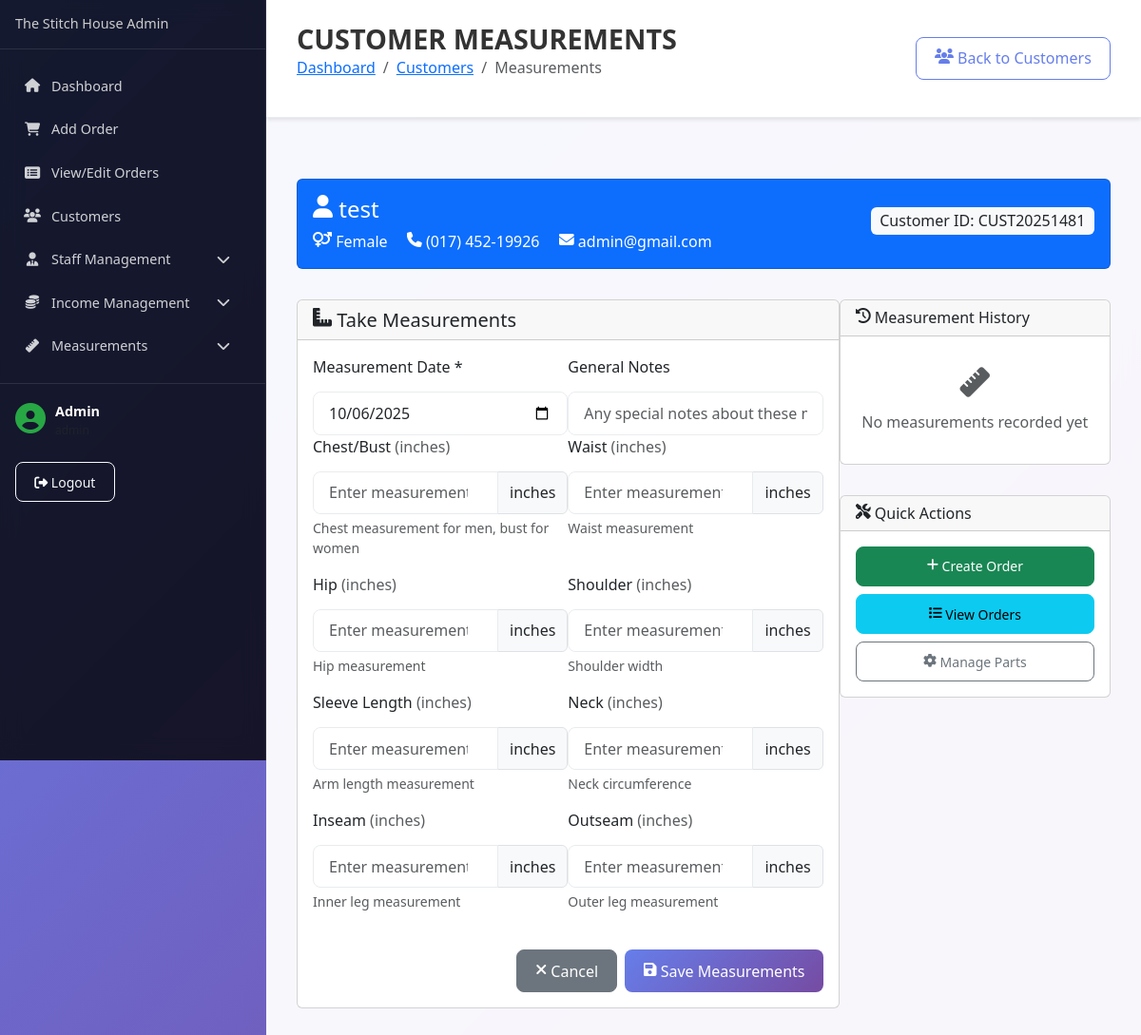
Screenshot of /admin/customer-measurements.php?customer_id=2 (signed in) with the database file from the repository.
### tables this page shows
CREATE TABLE `users` (
  `id` bigint(20) UNSIGNED NOT NULL,
  `name` varchar(255) NOT NULL,
  `email` varchar(255) NOT NULL,
  `username` varchar(255) NOT NULL,
  `email_verified_at` timestamp NULL DEFAULT NULL,
  `password` varchar(255) NOT NULL,
  `avatar` varchar(255) DEFAULT NULL,
  `phone` varchar(20) DEFAULT NULL,
  `role` enum('admin','manager','staff','customer') DEFAULT 'customer',
  `status` enum('active','inactive') DEFAULT 'active',
  `remember_token` varchar(100) DEFAULT NULL,
  `created_at` timestamp NULL DEFAULT NULL,
  `updated_at` timestamp NULL DEFAULT NULL
);

CREATE TABLE `customer` (
  `id` bigint(20) UNSIGNED NOT NULL,
  `user_id` bigint(20) UNSIGNED DEFAULT NULL,
  `fullname` varchar(255) NOT NULL,
  `address` text DEFAULT NULL,
  `phone` varchar(255) NOT NULL,
  `city` varchar(255) DEFAULT NULL,
  `email` varchar(255) DEFAULT NULL,
  `comment` text DEFAULT NULL,
  `gender` enum('Male','Female','Other') NOT NULL,
  `date_of_birth` date DEFAULT NULL,
  `emergency_contact` varchar(255) DEFAULT NULL,
  `customer_code` varchar(50) UNIQUE DEFAULT NULL,
  `status` enum('active','inactive') DEFAULT 'active',
  `created_at` timestamp NULL DEFAULT NULL,
  `updated_at` timestamp NULL DEFAULT NULL
);

CREATE TABLE `measurement_part` (
  `id` bigint(20) UNSIGNED NOT NULL,
  `name` varchar(255) NOT NULL,
  `description` text DEFAULT NULL,
  `gender` enum('Male','Female','Both') DEFAULT 'Both',
  `unit` varchar(20) DEFAULT 'inches',
  `image` varchar(255) DEFAULT NULL,
  `sort_order` int(11) DEFAULT 0,
  `status` enum('active','inactive') DEFAULT 'active',
  `deleted_at` timestamp NULL DEFAULT NULL,
  `created_at` timestamp NULL DEFAULT NULL,
  `updated_at` timestamp NULL DEFAULT NULL
);

### admin/customer-measurements.php (the view, shortened to what the rows shown need)
<?php
require_once 'includes/config.php';
$currentAdmin = getCurrentAdmin($mysqli);
$customer_id = isset($_GET['customer_id']) ? (int)$_GET['customer_id'] : 0;
try {
    $stmt = $mysqli->prepare("SELECT * FROM customer WHERE id = ? AND status = 'active'");
    $stmt->bind_param("i", $customer_id);
    $stmt->execute();
    $result = $stmt->get_result();
    $customer = $result->fetch_assoc();
} catch(Exception $e) {
    showError("Error fetching customer: " . $e->getMessage());
    header("Location: customers.php");
    exit();
}
$gender_filter = $customer['gender'];
try {
    $stmt = $mysqli->prepare("SELECT * FROM measurement_part WHERE (gender = ? OR gender = 'Both') AND status = 'active' AND deleted_at IS NULL ORDER BY sort_order, name");
    $stmt->bind_param("s", $gender_filter);
    $stmt->execute();
    $result = $stmt->get_result();
    $measurementParts = [];
    while ($row = $result->fetch_assoc()) {
        $measurementParts[] = $row;
    }
} catch(Exception $e) {
    $measurementParts = [];
    showError("Error fetching measurement parts: " . $e->getMessage());
}
try {
    $existingMeasurements = [];
} catch(Exception $e) {
    $existingMeasurements = [];
}
?>
<!DOCTYPE html>
<html lang="en">
<head>
    <link href="https://cdn.jsdelivr.net/npm/bootstrap@5.3.0/dist/css/bootstrap.min.css" rel="stylesheet">
    <link href="https://cdnjs.cloudflare.com/ajax/libs/font-awesome/6.4.0/css/all.min.css" rel="stylesheet">
    <link href="assets/admin.css" rel="stylesheet">
</head>
<body class="admin-body">
    <div class="admin-wrapper">
        <?php include 'includes/sidebar.php'; ?>
        <main class="admin-main">
            <div class="admin-header">
                <div class="d-flex justify-content-between align-items-center">
                    <div>
                        <h1 class="page-title">CUSTOMER MEASUREMENTS</h1>
                    </div>
                </div>
            </div>
            <div class="admin-content">
                <div class="row mb-4">
                    <div class="col-12">
                        <div class="card bg-primary text-white">
                            <div class="card-body">
                                <div class="row align-items-center">
                                    <div class="col-md-8">
                                        <h4 class="card-title mb-2">
                                            <i class="fas fa-user"></i> <?= htmlspecialchars($customer['fullname']) ?>
                                        </h4>
                                        <p class="card-text mb-0">
                                            <i class="fas fa-venus-mars"></i> <?= $customer['gender'] ?>
                                            <span class="ms-3"><i class="fas fa-phone"></i> <?= htmlspecialchars($customer['phone']) ?></span>
                                            <?php if ($customer['email']): ?>
                                                <span class="ms-3"><i class="fas fa-envelope"></i> <?= htmlspecialchars($customer['email']) ?></span>
                                            <?php endif; ?>
                                        </p>
                                    </div>
                                    <div class="col-md-4 text-end">
                                        <span class="badge bg-light text-dark fs-6">
                                            Customer ID: <?= $customer['customer_code'] ?? $customer['id'] ?>
                                        </span>
                                    </div>
                                </div>
                            </div>
                        </div>
                    </div>
                </div>
                <div class="row">
                    <div class="col-lg-8">
                        <div class="card">
                            <div class="card-body">
                                <?php if (empty($measurementParts)): ?>
                                    <div class="text-center py-4">
                                        <i class="fas fa-ruler-combined fa-3x text-muted mb-3"></i>
                                        <h5 class="text-muted">No measurement parts available</h5>
                                        <p class="text-muted">Please add measurement parts first</p>
                                        <a href="measurement-parts.php" class="btn btn-primary">
                                            <i class="fas fa-plus"></i> Add Measurement Parts
                                        </a>
                                    </div>
                                <?php else: ?>
                                    <form method="POST" action="">
                                        <div class="row">
                                            <?php foreach ($measurementParts as $part): ?>
                                                <div class="col-md-6 mb-3">
                                                    <label for="measurement_<?= $part['id'] ?>" class="form-label">
                                                        <?= htmlspecialchars($part['name']) ?>
                                                        <span class="text-muted">(<?= $part['unit'] ?>)</span>
                                                    </label>
                                                    <div class="input-group">
                                                        <input type="number"
                                                               class="form-control"
                                                               id="measurement_<?= $part['id'] ?>"
                                                               name="measurements[<?= $part['id'] ?>]"
                                                               step="0.25"
                                                               min="0"
                                                               value="<?= isset($existingMeasurements[$part['id']]) ? $existingMeasurements[$part['id']]['value'] : '' ?>"
                                                               placeholder="Enter measurement">
                                                        <span class="input-group-text"><?= $part['unit'] ?></span>
                                                    </div>
                                                    <?php if ($part['description']): ?>
                                                        <div class="form-text"><?= htmlspecialchars($part['description']) ?></div>
                                                    <?php endif; ?>
                                                </div>
                                            <?php endforeach; ?>
                                        </div>
                                    </form>
                                <?php endif; ?>
                            </div>
                        </div>
                    </div>
                </div>
            </div>
        </main>
    </div>
</body>
</html>

### admin/includes/sidebar.php (shortened to what the rows shown need)
<nav class="admin-sidebar">
    <div class="sidebar-footer">
        <div class="admin-info">
            <div class="admin-details">
                <strong><?php echo htmlspecialchars($currentAdmin['name'] ?? 'Admin'); ?></strong>
                <small class="text-muted d-block"><?php echo htmlspecialchars($currentAdmin['role'] ?? 'Administrator'); ?></small>
            </div>
        </div>
    </div>
</nav>

### rows the page displays
users: name "Admin"
customer: fullname "test", gender "Female", phone "(017) 452-19926", email "admin@gmail.com", customer_code "CUST20251481"
measurement_part: name "Chest/Bust", unit "inches", description "Chest measurement for men, bust for women"
measurement_part: name "Waist", unit "inches", description "Waist measurement"
measurement_part: name "Hip", unit "inches", description "Hip measurement"
measurement_part: name "Shoulder", unit "inches", description "Shoulder width"
measurement_part: name "Sleeve Length", unit "inches", description "Arm length measurement"
measurement_part: name "Neck", unit "inches", description "Neck circumference"
measurement_part: name "Inseam", unit "inches", description "Inner leg measurement"
measurement_part: name "Outseam", unit "inches", description "Outer leg measurement"
